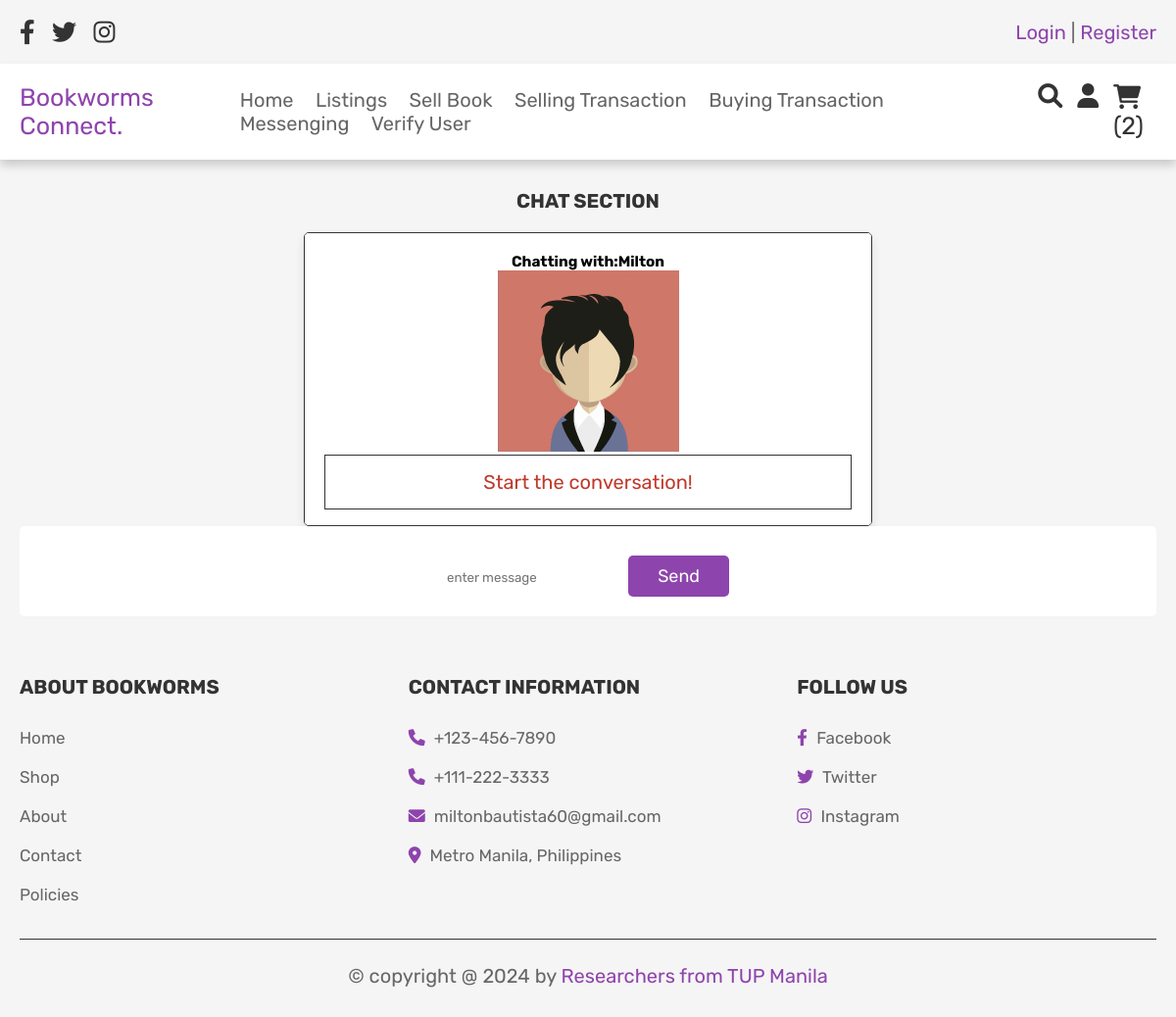
The page /chat.php?user_id=1 (signed in) on the database as committed earlier.
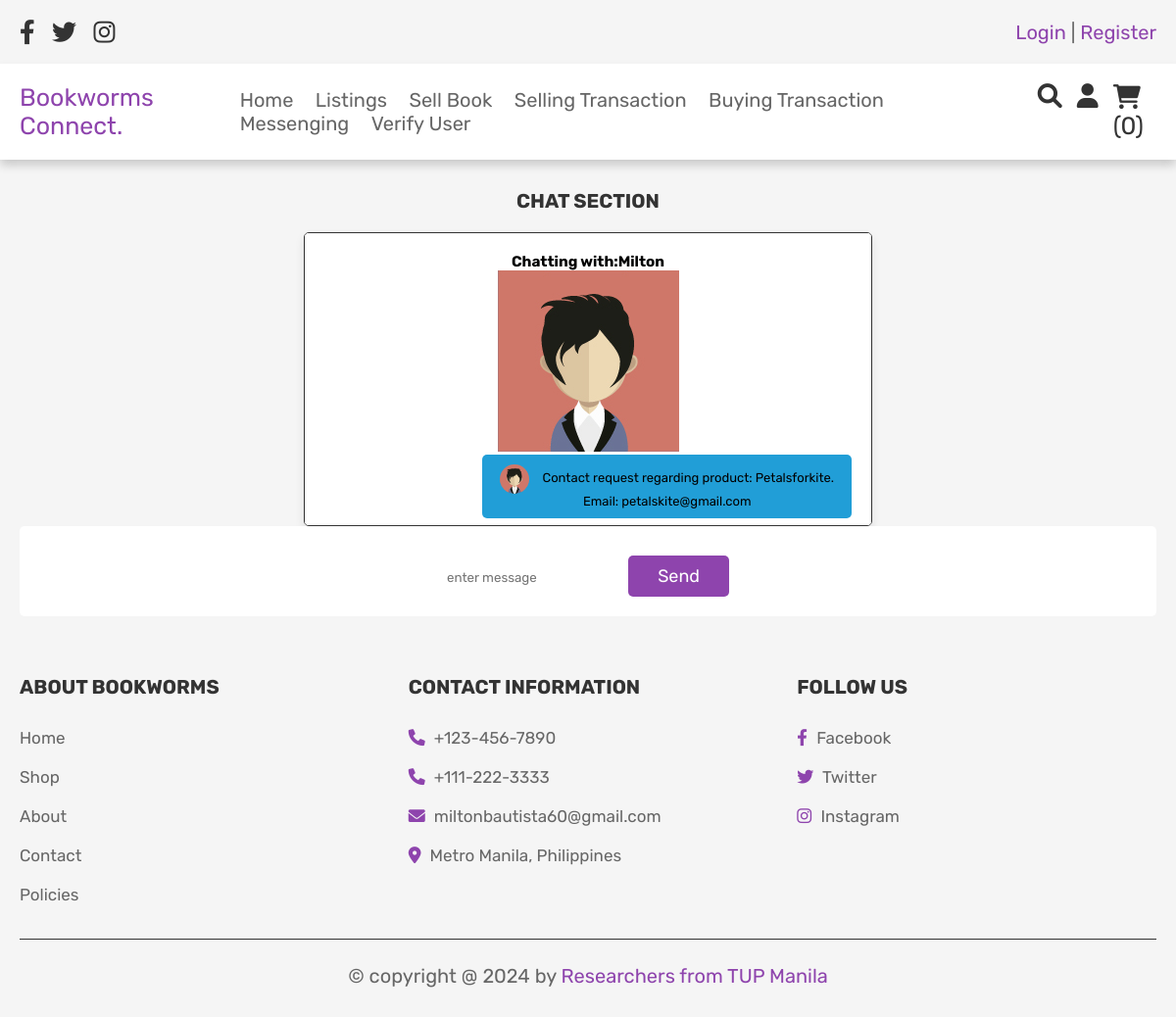
The same page on the database as committed later.
### tables this page shows
CREATE TABLE `messages` (
  `id` int(11) NOT NULL,
  `sender_id` int(11) DEFAULT NULL,
  `receiver_id` int(11) DEFAULT NULL,
  `message` text DEFAULT NULL,
  `timestamp` datetime DEFAULT current_timestamp(),
  `is_read` tinyint(4) DEFAULT 0
);

### chat.php (the view, shortened to what this page needs)
<?php
include 'config.php';
if(isset($_GET['user_id'])){
    $user_two_id = $_GET['user_id'];
}
$select_user_two = mysqli_query($conn, "SELECT * FROM `users` WHERE id = '$user_two_id'") or die('query failed');
if(mysqli_num_rows($select_user_two) > 0){
    $fetch_user_two = mysqli_fetch_assoc($select_user_two);
    $profile_image = (file_exists("uploaded_img/".$fetch_user_two['image']) &&  $fetch_user_two['image'] != "") ? "uploaded_img/".$fetch_user_two['image'] : "images/default_profile.png";
}
?>
<!DOCTYPE html>
<html lang="en">
<head>
   <link rel="stylesheet" href="css/admin_style.css">
    <link rel="stylesheet" href="https://cdnjs.cloudflare.com/ajax/libs/font-awesome/6.0.0/css/all.min.css">
<link rel="stylesheet" href="css/style.css">
    <link rel="stylesheet" href="css/style.css">
</head>
<body>
<?php include 'header.php'; ?>
<section class="chat" style="margin-top:100px">
   <h1 class="title-chat">Chat Section</h1>
   <div class="chat-box">
       <?php
           $select_user_two = mysqli_query($conn, "SELECT * FROM `users` WHERE id = '$user_two_id'") or die('query failed');
           if(mysqli_num_rows($select_user_two) > 0){
               $fetch_user_two = mysqli_fetch_assoc($select_user_two);
           }
       ?>
       <div style="display:block;">
       <span><h3>Chatting with:<?php echo $fetch_user_two['name'] ?></h3></span>
       <span><img src="<?php echo $profile_image; ?>" alt="Profile Image" class="profile-pic"></span>
       </div>
       <?php
           $select_messages = mysqli_query($conn, "SELECT * FROM `messages` WHERE (sender_id = '$user_id' AND receiver_id = '$user_two_id') OR  (sender_id = '$user_two_id' AND receiver_id = '$user_id') ORDER BY timestamp") or die('query failed');
           if(mysqli_num_rows($select_messages) > 0){
               while($fetch_messages = mysqli_fetch_assoc($select_messages)){
                if($fetch_messages['sender_id'] == $user_id){
                    echo '<div class="msg you"><img src="' . $profile_image . '" alt="Profile Image" class="profile-pic-small"> ' . $fetch_messages['message'] . '</div>';
                }else{
                    echo '<div class="msg other"><img src="' . $profile_image . '" alt="Profile Image" class="profile-pic-small"> ' . $fetch_messages['message'] . '</div>';
                }
               }
           } else {
               echo "<p class='empty'>Start the conversation!</p>";
           }
       ?>
   </div>
<div>
<form action="" method="post" class="send-message">
       <input type="text" name="message" class="box" placeholder="enter message">
       <input type="submit" name="send" value="send" class="btn">
   </form>
</div>
</section>
<?php include 'footer.php'; ?>
</body>
</html>

### header.php (shortened to what this page needs)
<link rel="stylesheet" href="./css/style.css">
<header class="header">
   <div class="header-1">
      <div class="flex">
         <div class="share">
            <a href="#" class="fab fa-facebook-f"></a>
            <a href="#" class="fab fa-twitter"></a>
            <a href="#" class="fab fa-instagram"></a>
         </div>
         <p> <a href="login.php">Login</a> | <a href="register.php">Register</a> </p>
      </div>
   </div>
   <div class="header-2">
      <div class="flex">
         <a href="home.php" class="logo">Bookworms Connect.</a>
         <nav class="navbar">
         <a href="home.php"class="button-34" id="special-color">Home</a>
            <a href="shop.php"class="button-34" id="special-color">Listings</a>
            <a href="user_products.php"class="button-34" id="special-color">Sell Book</a>
            <a href="user_orders.php"class="button-34" id="special-color">Selling Transaction</a>
            <a href="orders.php"class="button-34" id="special-color">Buying Transaction</a>
            <a href="messages.php"class="button-34" id="special-color">Messenging</a>
            <a href="verify_user.php"class="button-34" id="special-color">Verify User</a>
         </nav>
         <div class="icons" style="display:flex; margin:0;">
            <a href="search_page.php" class="fas fa-search"></a>
            <div id="user-btn" class="fas fa-user"></div>
            <?php
            function render_cart($user_id) {
               global $conn;
               $select_cart_number = mysqli_query($conn, "SELECT * FROM `cart` WHERE user_id = '$user_id'") or die('query failed');
               $cart_rows_number = mysqli_num_rows($select_cart_number);
               return $cart_rows_number;
           }
            ?>
          <div class="icons" style="display:flex; margin:0;">
               <?php
                     if (isset($_SESSION['user_id'])) {
                        $user_id = $_SESSION['user_id'];
                        $cart_rows_number = render_cart($user_id);
               ?>
               <a href="cart.php"> <i class="fas fa-shopping-cart"></i> <span>(<?php echo $cart_rows_number; ?>)</span> </a>
               <?php } ?>
               </div>
         </div>
      </div>
   </div>
</header>

Rows that differ between the two databases and show on the page:
added messages: sender_id 9 (drawn), message "Contact request regarding product: Petalsforkite. Email: petalskite@gmail.com"
Other text that changed with them:
$cart_rows_number: "2" → "0"
text no longer shown: "Start the conversation!"
